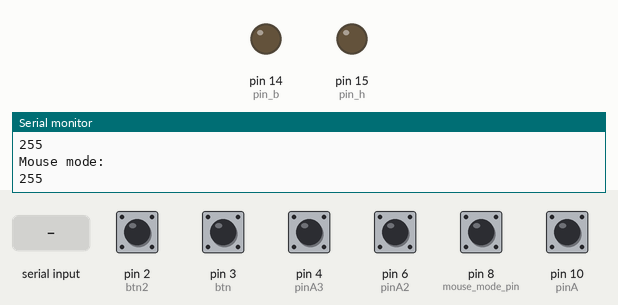
The sketch below on a simulated Arduino Leonardo, built with avr-gcc and run on an emulated ATmega32U4. On the bench: output pins drawn as LEDs (lit = HIGH), the last lines printed to the serial monitor. The test bench sets the inputs (shaded band); at power-on: pin 4 (pinA3), pin 6 (pinA2), pin 8 (mouse_mode_pin), pin 10 (pinA) HIGH, pin 2 (btn2), pin 3 (btn) LOW. EEPROM starts erased; USB keyboard and mouse output is not drawn.

Above: at 1.3 s.
1.4 s: "h\n" received over Serial
At 1.41 s:
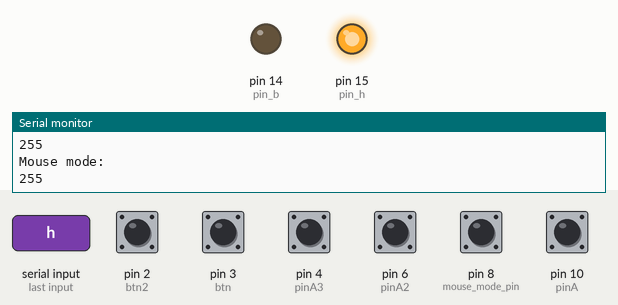
2.9 s: "b\n" received over Serial
At 3.9 s:
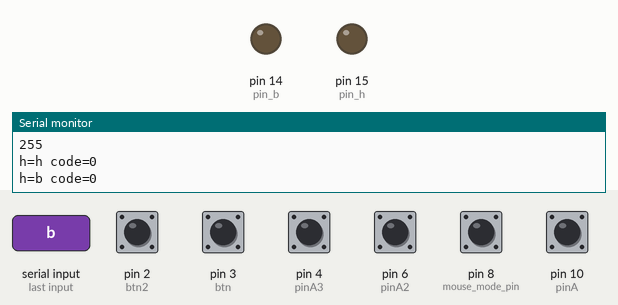
Timing chart, 0 to 5.9 s (numbered marks = the images above; inputs shaded):
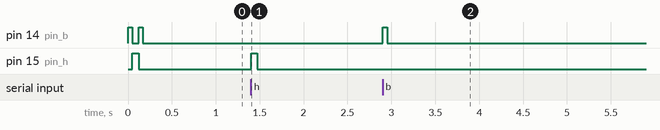

The sketch:

mouse_hid_combined_interp.ino
```cpp
#include "Mouse.h"
#include <Keyboard.h>
#include <EEPROM.h>

// Encoder pins
#define pinA 10
#define pinB 16
#define pinA2 6
#define pinB2 7
#define pinA3 4
#define pinB3 5

// Button pins
#define btn  3
#define btn2 2

// Mouse mode pin
#define mouse_mode_pin 8

// Haptic and buzzer pin
#define pin_h 15
#define pin_b 14

#define EEPROM_location_address_mouse_speed 0

#define EEPROM_location_address_mouse_mode 1

int mouse_speed = 3;
int encoderPosCount = 0, encoderPosCount2 = 0, encoderPosCount3 = 0;
int pinALast, pinALast2, pinALast3, btnLast, btn2Last, mVal_last;
int aVal, aVal2, aVal3, bVal, bVal2, mVal, eVal1, eVal2;
int mouse_mode=0;
int mode_val;

long btn_1_timer = 0;
long btn_2_timer = 0;

void init_pins(int pa, int pb) {
  pinMode (pa,INPUT);
  pinMode (pb,INPUT);
}


void setup() {
  Serial.begin(9600);
  init_pins(pinA, pinB);
  init_pins(pinA2, pinB2);
  init_pins(pinA3, pinB3);
  pinMode(btn, INPUT);
  pinMode(btn2, INPUT);

  attachInterrupt(digitalPinToInterrupt(btn), start_time_btn_1, RISING);

  attachInterrupt(digitalPinToInterrupt(btn2), start_time_btn_2, RISING);

  pinMode(mouse_mode_pin, INPUT_PULLUP);

  pinMode(pin_h, OUTPUT);
  pinMode(pin_b, OUTPUT);

  pinALast = digitalRead(pinA);
  pinALast2 = digitalRead(pinA2);
  pinALast3 = digitalRead(pinA3);
  // Serial.println("Three coders v2: direction data");
  Serial.println("Ready");
  beep();
  haptic();
  beep();
  mouse_speed = EEPROM.read(EEPROM_location_address_mouse_speed);
  if(mouse_speed==0){
    mouse_speed=3;
    EEPROM.write(EEPROM_location_address_mouse_speed,mouse_speed);
  }
  Serial.println("Mouse speed is set to: ");
  Serial.print(mouse_speed);
  Serial.println();

  mouse_mode = EEPROM.read(EEPROM_location_address_mouse_mode);
  Serial.println("Mouse mode: ");
  Serial.print(mouse_mode);
  Serial.println();

  Mouse.begin();
}

void start_time_btn_1(){
  Serial.println("btn_1_timer");
  btn_1_timer = millis();
}
// void end_time_btn_1(){
//   // Serial.println(millis());

// }

void start_time_btn_2(){
  Serial.println("btn_2_timer");
  btn_2_timer = millis();
}
// void end_time_btn_2(){
//   // Serial.println(millis());
//   Serial.println(btn_1_timer);
//   if (millis() - btn_2_timer >= 1000){
//     eVal2 = 1;
//   }
//   else{
//     eVal2 = 0;
//   }
// }


void loop() {
  encoderPosCount = 0;
  encoderPosCount2 = 0;
  encoderPosCount3 = 0;

   if(Serial.available()){
//      char ch=Serial.read();
      String line = serial_readLine_b();
//      Serial.println("ln="+ln);
      // if(mouse_mode==0){
      if(line=="h") {
        haptic();
      }else if(line=="b") {
        beep();
      }
      // }

      char h=line[0];
      String cmd=line.substring(2, line.length());
      int code=cmd.toInt();
      Serial.println("h="+String(h)+" code="+String(code) );
      // if(h=='p') {
      //   on_press(code);
      // }else if(h=='h') {
      //   on_hold(code);
      // }else if(h=='r') {
      //   on_release(code);
      // }
      if(h=='x') {
        Mouse.move(code, 0, 0);
      }else if(h=='y') {
        Mouse.move(0, code, 0);
      }else if(h=='l') {
        Mouse.press(MOUSE_LEFT);
        delay(20);
        Mouse.release(MOUSE_LEFT);
      }else if(h=='r') {
        Mouse.press(MOUSE_RIGHT);
        delay(20);
        Mouse.release(MOUSE_RIGHT);
      }
   }

    boolean anychange=false;

   aVal = digitalRead(pinA);
   aVal2 = digitalRead(pinA2);
   aVal3 = digitalRead(pinA3);
   bVal = digitalRead(btn);
   bVal2 = digitalRead(btn2);

  if (btn_1_timer > 0) {
    if (bVal == 1 && bVal2 == 0) {
      if (millis() - btn_1_timer >= 1000){
        eVal1 = 1;
        btn_1_timer = 0;
      }
      else{
        eVal1 = 0;
      }
    }
    else {
      btn_1_timer = 0;
    }
  }

  if (btn_2_timer > 0) {
    if (bVal2 == 1 && bVal == 0) {
      if (millis() - btn_2_timer >= 1000){
        eVal2 = 1;
        btn_2_timer = 0;
      }
      else{
        eVal2 = 0;
      }
    }
    else {
      btn_2_timer = 0;
    }
  }


   mode_val = digitalRead(mouse_mode_pin);
   mVal = 0;
   if (bVal == 1 && bVal2 == 1){
    mVal = 1;
   }
   else{
    mVal =0;
   }

   if(mode_val==1){
    if(mode_val!=mouse_mode){
      mouse_mode = 1;
      EEPROM.write(EEPROM_location_address_mouse_mode, mouse_mode);
    }
    // if(mouse_mode==0){
    //   mouse_mode = 1;
    // }
    // else if(mouse_mode==1){
    //   mouse_mode = 0;
    // }
   }
   else{
    if(mode_val!=mouse_mode){
      mouse_mode = 0;
      EEPROM.write(EEPROM_location_address_mouse_mode, mouse_mode);
    }
   }


   if(bVal!=btnLast) {
      anychange=true;
   }
   if(bVal2!=btn2Last) {
      anychange=true;
   }
   if(mVal!=mVal_last) {
      anychange=true;
   }

   if(eVal1 == 1) {
      anychange=true;
      bVal = 0;
   }
   if(eVal2 == 1) {
      anychange=true;
      bVal2 = 0;
   }


   if (aVal != pinALast){
     det_rot();
//     Serial.print("Encoder Position: ");
//     Serial.println(encoderPosCount);
     anychange=true;
   }
  if (aVal2 != pinALast2){
     det_rot2();
//     Serial.print("Encoder2 Position: ");
//     Serial.println(encoderPosCount2);
     anychange=true;
   }
   if (aVal3 != pinALast3){
     det_rot3();
//     Serial.print("Encoder3 Position: ");
//     Serial.println(encoderPosCount3);
     anychange=true;
   }
   if(anychange) {
    Serial.println("enc,"+String(encoderPosCount)+","+String(encoderPosCount2)+","+String(encoderPosCount3)+","+String(bVal)+","+String(bVal) +","+String(bVal2)+","+String(mVal)+","+String(eVal1)+","+String(eVal2));
    eVal1 = 0;
    eVal2 = 0;
    // if(mouse_mode==1){
      // Serial.println("enc,"+String(encoderPosCount)+","+String(encoderPosCount2)+","+String(encoderPosCount3)+","+String(bVal)+","+String(bVal) +","+String(bVal2) );
    // }
    // else{
    //   Serial.println();
    //   if(encoderPosCount!=0) {
    //     Mouse.move(encoderPosCount*mouse_speed, 0, 0);
    //   }
    //   if(encoderPosCount2!=0) {
    //     Mouse.move(0, encoderPosCount2*mouse_speed, 0);
    //   }
    //   if(encoderPosCount3!=0) {
    //     mouse_speed = mouse_speed + encoderPosCount3;
    //     if(mouse_speed<1){
    //       mouse_speed = 1;
    //     }
    //     if(mouse_speed>200){
    //       mouse_speed = 200;
    //     }
    //     EEPROM.write(EEPROM_location_address_mouse_speed,mouse_speed);
    //   }
    //   if(bVal==1) {
    //     Mouse.press(MOUSE_LEFT);
    //     delay(20);
    //     Mouse.release(MOUSE_LEFT);
    //   }
    //   if(bVal2==1) {
    //     Mouse.press(MOUSE_RIGHT);
    //     delay(20);
    //     Mouse.release(MOUSE_RIGHT);
    //   }
    // }
   }
   pinALast = aVal;
   pinALast2 = aVal2;
   pinALast3 = aVal3;
   btnLast=bVal;
   btn2Last=bVal2;
   mVal_last = mVal;
   delay(2);

  //  if(bVal==1 && bVal2==1){
  //   delay(100);
  //  }
}

void on_hold(int keycode) {
  Keyboard.begin();
  Keyboard.press(keycode);
  Keyboard.end();
}
void on_release(int keycode) {
  Keyboard.begin();
  Keyboard.release(keycode);
  Keyboard.end();
}
void on_press(int keycode) {
  Keyboard.begin();
  Keyboard.write(keycode);
  Keyboard.end();
}

void beep() {
  digitalWrite(pin_b, HIGH);
  delay(50);
  digitalWrite(pin_b, LOW);
}
void haptic() {
  digitalWrite(pin_h, HIGH);
  delay(70);
  digitalWrite(pin_h, LOW);
}

void det_rot() {
  if (digitalRead(pinB) != aVal) {
       encoderPosCount ++;
     } else {
       encoderPosCount--;
     }
}
void det_rot2() {
  if (digitalRead(pinB2) != aVal2) {
       encoderPosCount2 ++;
     } else {
       encoderPosCount2--;
     }
}
void det_rot3() {
  if (digitalRead(pinB3) != aVal3) {
       encoderPosCount3 ++;
     } else {
       encoderPosCount3--;
     }
}

String serial_readLine_b() {
  String line="";

  while(true) {
    if(Serial.available()) {
       char ch=Serial.read();
       if(ch=='\n') {
         break;
       }else {
         line+=ch;
       }
    }
  }
  //line+='\0';
  return line;
}
```

Measured:
- after the input at 1.4 s, pin 15 (pin_h): LOW → HIGH at once, → LOW 0.07 s later
- after the input at 2.9 s, pin 14 (pin_b): LOW → HIGH at once, → LOW 0.05 s later
